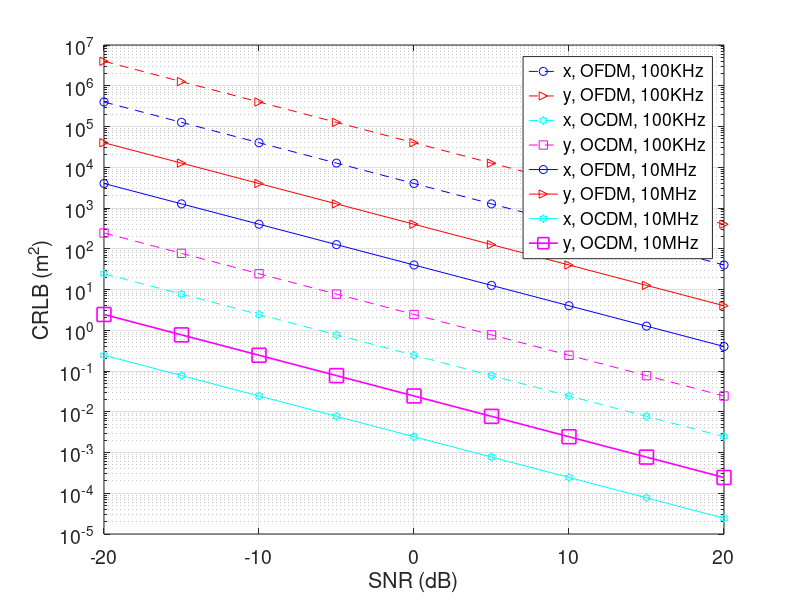

Here is the MATLAB script that generated this plot:
close all
SNR = -20:5:20;%dB
load('data/CRB_range_accurate.mat','CRB_loc_accurate')
CRB_loc_accurate_100k = CRB_loc_accurate;
load('data/CRB_range_OFDM_accurate.mat','CRB_loc_OFDM_accurate')
CRB_loc_OFDM_accurate_100k = CRB_loc_OFDM_accurate;
load('data/CRB_range_accurate_10MHz.mat','CRB_loc_accurate')
load('data/CRB_range_OFDM_accurate_10MHz.mat','CRB_loc_OFDM_accurate')
%%
figure
semilogy( SNR,CRB_loc_OFDM_accurate_100k(:,1),'bo--',SNR,CRB_loc_OFDM_accurate_100k(:,2),'r>--',...
    SNR,CRB_loc_accurate_100k(:,1),'ch--',SNR,CRB_loc_accurate_100k(:,2),'ms--',...
    SNR,CRB_loc_OFDM_accurate(:,1),'bo-',SNR,CRB_loc_OFDM_accurate(:,2),'r>-',...
    SNR,CRB_loc_accurate(:,1),'ch-',SNR,CRB_loc_accurate(:,2),'ms-',...
    'MarkerSize',10,'LineWidth',1.2)
xlabel('SNR (dB)')
ylabel('CRLB (m^2)')
% xlim([-30 5])
% ylim([1e-6 1e5+1000])
ax=gca;
set(ax,'FontSize',14);
legend('x, OFDM, 100KHz','y, OFDM, 100KHz','x, OCDM, 100KHz','y, OCDM, 100KHz',...
    'x, OFDM, 10MHz','y, OFDM, 10MHz','x, OCDM, 10MHz','y, OCDM, 10MHz')
grid on
